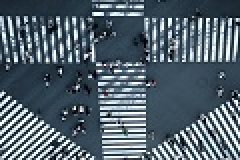
#> input picture optimization-based/image/LR_crossing.png, 120 x 80 px (shown 2 times larger)
$ python sr_single_cross.py   (older library calls are emulated)
#> lines starting #> are read from the running program, lines starting #| are printed output that depends on the picture
from proximal.utils.utils import *
from proximal.halide.halide import *
from proximal.lin_ops import *
from proximal.prox_fns import *
from proximal.algorithms import *
from skimage.metrics import structural_similarity as ssim_metric
from skimage.metrics import peak_signal_noise_ratio as psnr_metric
import cv2
import numpy as np
import imageio
import time

def get_kernel(gau_N=11, gau_std=1.2):
    '''
    Compute the 2D gaussian kernel

    Inputs:
        gau_N:    gaussian kernel size
        gau_std:  standard deviation of the gaussian kernel
    Outputs:
        kernel:   gaussian kernel with the shape (N, N)
    '''
    # ===== write your kernel here ===== #
    half_window_size = int(gau_N/2)

    x, y = np.mgrid[0:gau_N, 0:gau_N] - half_window_size

    kernel = np.exp(-((-1.5-x)**2 + (-1.5-y)**2)/(2.*gau_std**2))
    kernel = kernel/np.sum(kernel)

    return kernel

def solve(img, kernel, lamb):
    img4x_size = (4*img.shape[0], 4*img.shape[1], img.shape[2])
    img4x = cv2.resize(img, dsize=(img4x_size[1], img4x_size[0]), interpolation=cv2.INTER_CUBIC)
    tstart = time.time()
    x = Variable(img4x_size)
    # formulate problem
    prob = Problem(norm1(subsample(conv(kernel, x, dims=2), (4, 4, 1)) - img) + lamb*group_norm1(grad(x, dims=2), [3]))
    # solve problem
    result = prob.solve(verbose=True, solver='pc', x0=img4x, max_iters=1000)
    img_solved = x.value
    t_int = time.time() - tstart
    print('Elapsed time: {} seconds'.format(t_int))

    return img_solved

def check_ans(img_urs_path, img_ref_path):
    img_urs = imageio.imread(img_urs_path)
    img_ref = imageio.imread(img_ref_path)
    psnr = psnr_metric(img_ref, img_urs)
    print('===> PSNR: {:.4f} dB'.format(psnr))
    ssim = ssim_metric(img_ref, img_urs, multichannel=True)
    print('===> SSIM: {:.4f} dB'.format(ssim))

if __name__ == '__main__':
    # set parameters
    gaussian_N = 11
    gaussian_std = 1.2
    lamb = 1e-2
    # read tset image
    img_test_path = './image/LR_crossing.png'
    img_test = imageio.imread(img_test_path)/255.0
    # solve the optimization problem
    gau_kernel = get_kernel(gau_N=gaussian_N, gau_std=gaussian_std)
    gau_rgb = np.repeat(np.expand_dims(gau_kernel, axis=2), repeats=3, axis=2)
    img_solved = solve(img_test, gau_rgb, lamb)
#> in solve, `img4x = cv2.resize(img, dsize=(img4x_size[1], img4x_size[0]), interpol..`:
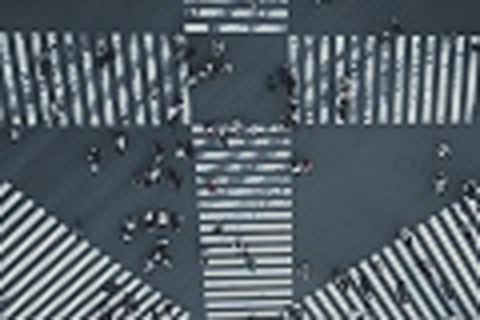
#> img4x: shape (320, 480, 3) float64; mean R, G, B 0.329, 0.389, 0.435; drawn with min black and max white
#> (the run stopped early here; a loop or call above may not have finished)

$ run again, with optimization-based/image/LR_zebra_test.png copied over optimization-based/image/LR_crossing.png
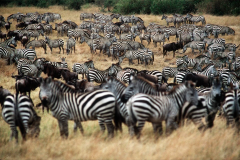
#> input picture optimization-based/image/LR_zebra_test.png, 240 x 160 px
#> in solve, `img4x = cv2.resize(img, dsize=(img4x_size[1], img4x_size[0]), interpol..`:
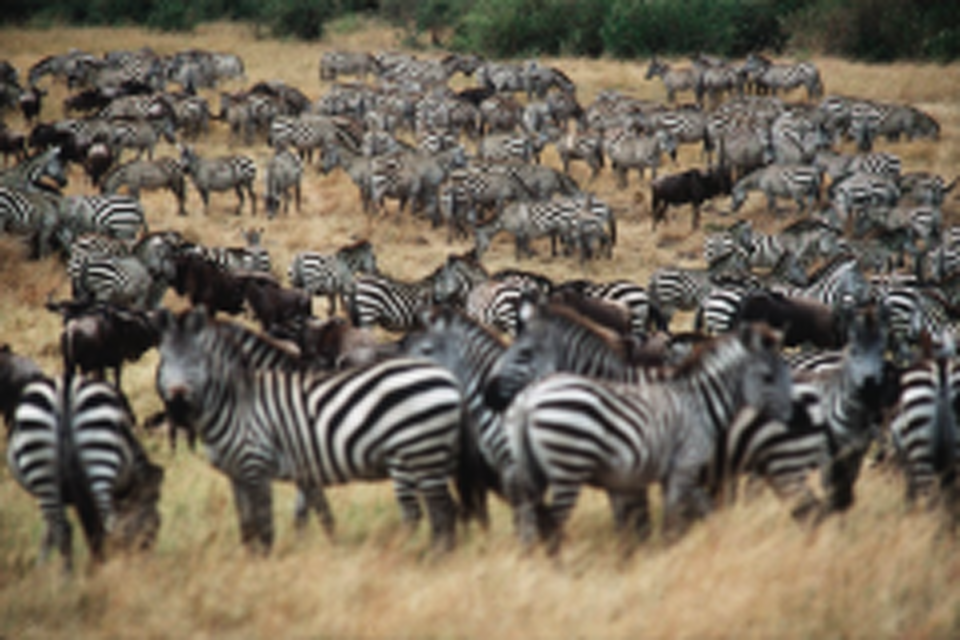
#> img4x: shape (640, 960, 3) float64; mean R, G, B 0.453, 0.409, 0.341; drawn with min black and max white
